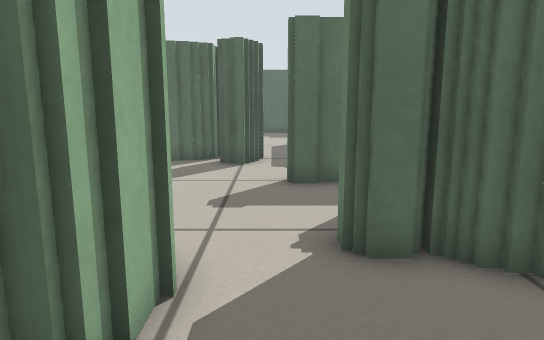
[1] (above)

21 first-person views from a walk through a robot-simulator world made for Stage. The camera is 0.51 m above the floor, tilts 10° down and sees 70° across. Floor lines are 1 m apart. The floor is counted in squares, 0.25 m on a side. Each view is taken from the middle of a square. On the plan, view 1 faces up. The plan holds only what a view shows up to about 19 squares ahead; the rest is blank. The place goes on beyond the plan. The robots in the file are not drawn.

[2]
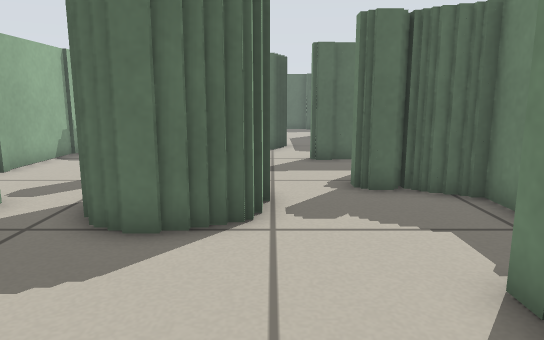

[3]
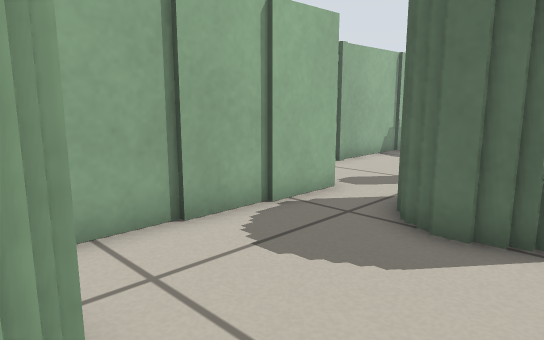

[4]
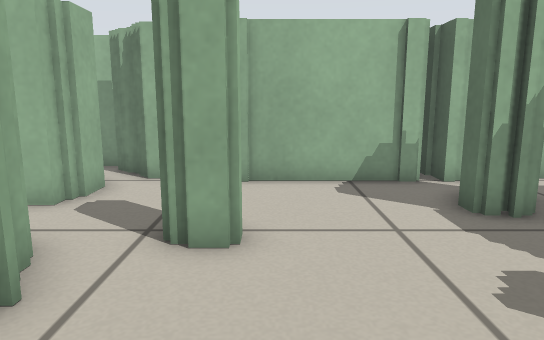

[5]
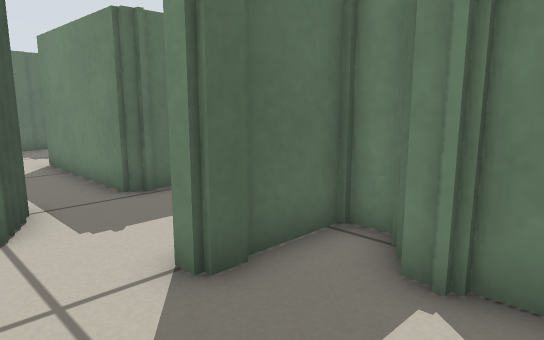

[6]
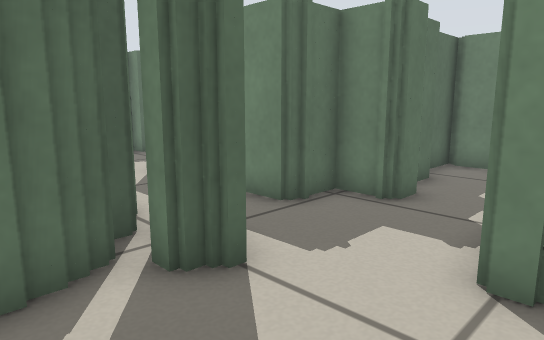

[7]
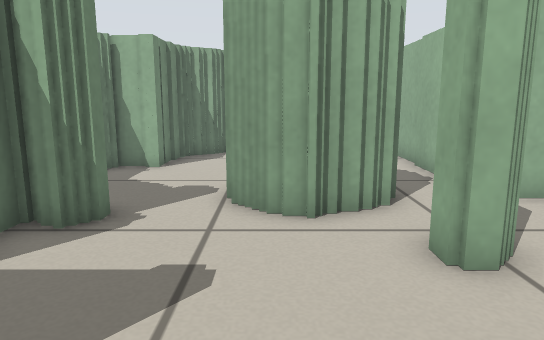

[8]
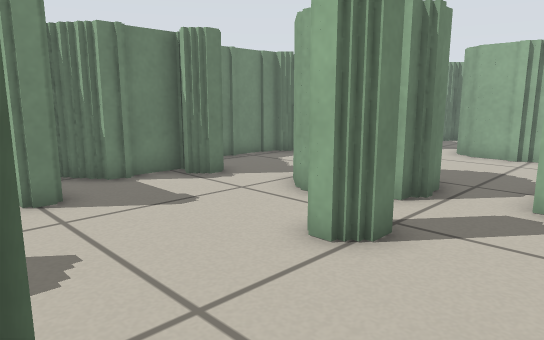

[9]
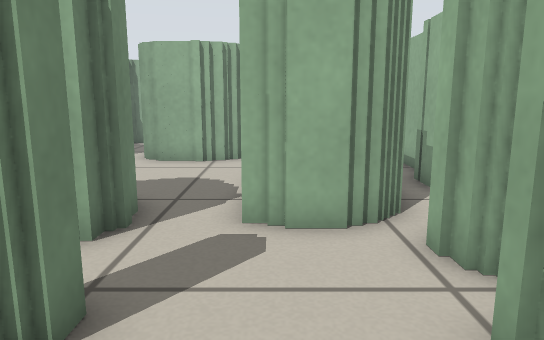

[10]
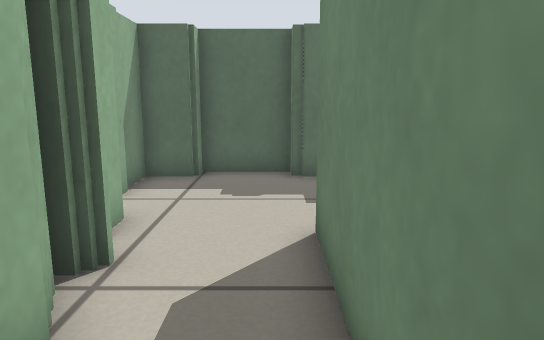

[11]
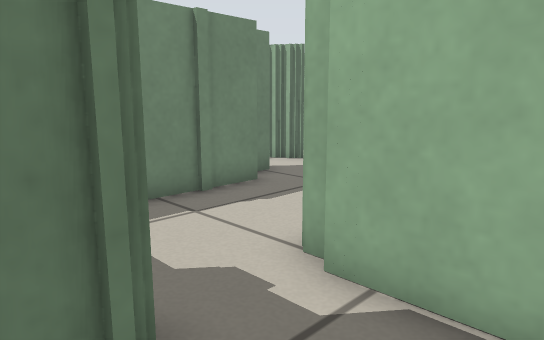

[12]
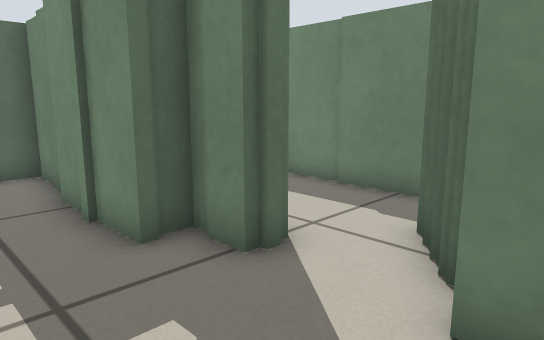

[13]
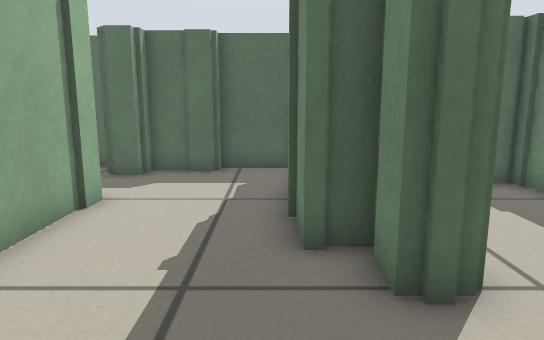

[14]
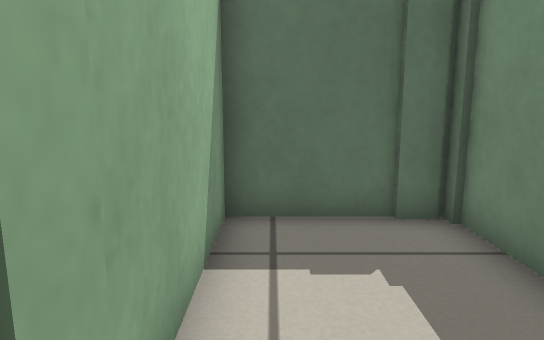

[15]
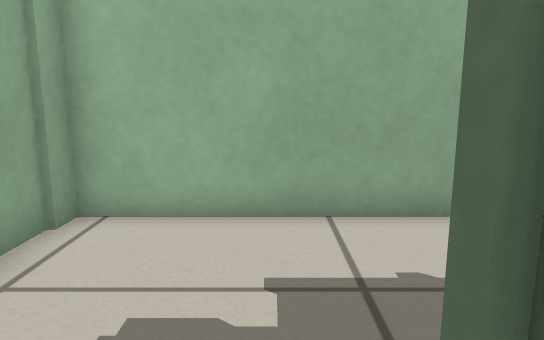

[16]
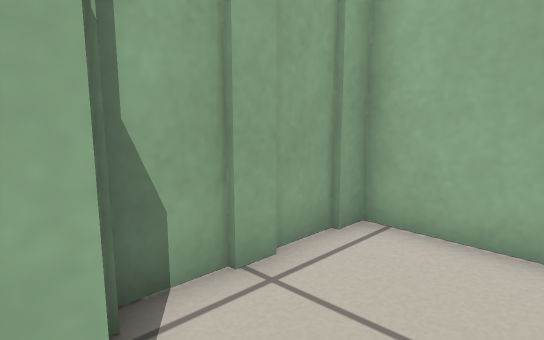

[17]
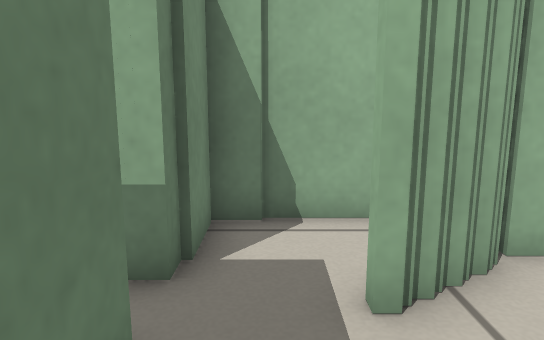

[18]
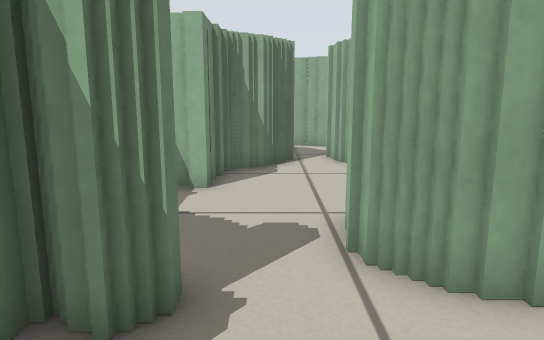

[19]
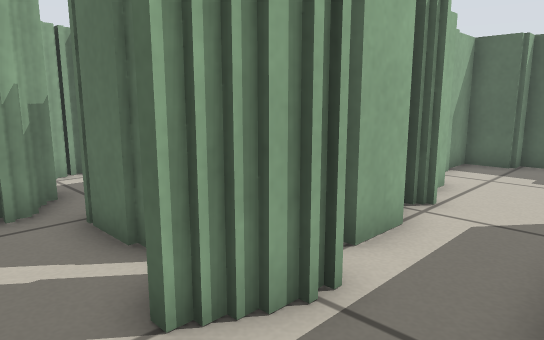

[20]
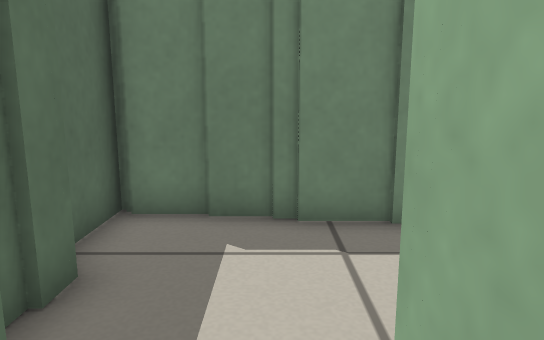

[21]
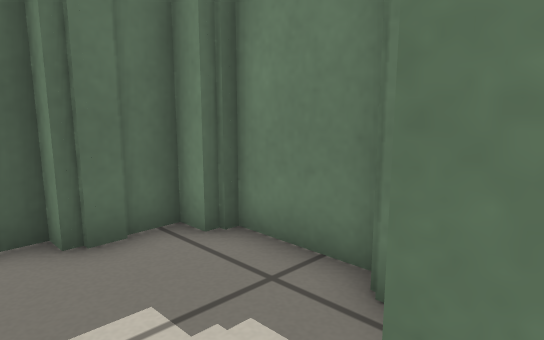

### Floor plan
Key: @ floor where view 1 was taken; # wall or solid block; . floor.
Columns run from 10 left of view 1 to 15 right of it. Each row starts with its distance up from view 1.
 25        #######
 24        ##... ##
 23        ##.....#
 22         ......#
 21         #.... #
 20         #...#
 19         ##..#
 18         ##..#
 17          #..#
 16          #..#
 15         ##..#
 14        ###..########
 13  #########...####..#
 12 ##.##..............######
 11  #.................##...#
 10  #.........####...###...#
  9  #...........##...###...#
  8  #..........###...###...#
  7 ##...#......###...###...#
  6 #..........####....##...#
  5 ##....###..####.........##
  4 ####..####...##.....###..#
  3  ####.####....#....##...##
  2    # .###....## ...# ...#
  1    #.........############
  0    #......@.##
 -1    #........##
 -2    #.......##
 -3    #.###..##
 -4    ######.#
 -5         ###

Where each view was taken, in squares from view 1:
view 1: 0 up, 0 right, facing up
view 2: 4 down, 1 left, facing up
view 3: 4 down, 1 left, facing up-left
view 4: 8 up, 1 right, facing left
view 5: 6 up, 2 left, facing up-right
view 6: 9 up, 4 left, facing up-right
view 7: 12 up, 2 left, facing down
view 8: 12 up, 8 left, facing down-right
view 9: 10 up, 7 left, facing down
view 10: 14 up, 1 right, facing up
view 11: 14 up, 1 right, facing down-right
view 12: 2 up, 6 right, facing up-right
view 13: 2 up, 8 right, facing up
view 14: 5 up, 11 right, facing up
view 15: 5 up, 11 right, facing left
view 16: 5 up, 10 right, facing down-left
view 17: 8 up, 13 right, facing down
view 18: 9 up, 0 right, facing down
view 19: 11 up, 2 right, facing up-left
view 20: 11 up, 2 right, facing right
view 21: 19 up, 0 right, facing up-right
